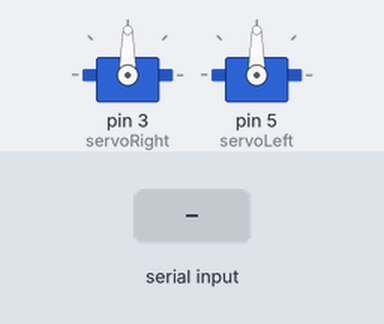
Bench run of a sketch on a simulated Arduino Uno, built with avr-gcc and run on an emulated ATmega328P. On the bench: 2 × servo. The test bench sets the inputs (shaded band).

Above: at 1.2 s.
1.3 s: "1" received over Serial
At 1.8 s:
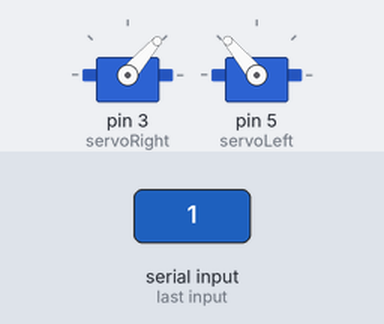
2.8 s: byte 2 (2) received over Serial
At 4.0 s:
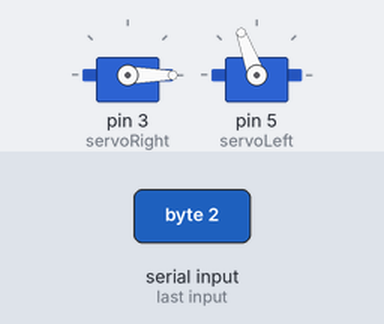
4.3 s: byte 3 (3) received over Serial
At 5.3 s:
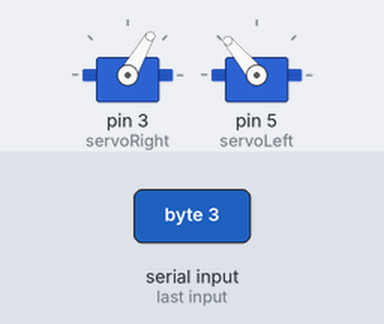
5.8 s: "0" received over Serial
At 6.4 s:
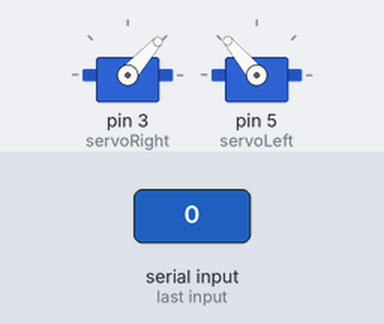
Timing chart, 0 to 8.3 s (numbered marks = the images above; inputs shaded):
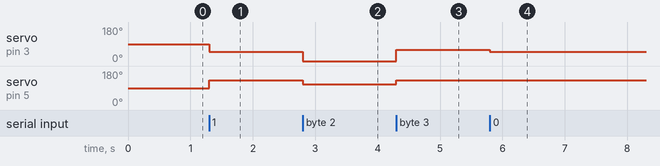

The sketch:

Arduino_Python_Com.ino
```cpp
/*The PWM frequency that the Jaguar motor controllers take is equivalent to servo control
for the Arduino*/
#include <Servo.h>//include the servo library

//initiate the two servos
Servo servoRight;
Servo servoLeft;
int constantSpeed = 130;
int correction = 99;
int counter = 0;

//Zero motion occurs at Servo.write(99)

void setup(){
  Serial.begin(115200);
  servoRight.attach(3);
  servoLeft.attach(5);
}

void loop(){
   while (Serial.available()){
     correction = Serial.read();
     if (correction == 1)//kill the motors
     {
	servoLeft.write(99);
	servoRight.write(99);
     }
     else if (correction == 2)//slow down the motors if a beacon is not visible
     {
        servoLeft.write(constantSpeed - 20);
        servoRight.write(correction - 20);
        counter = counter + 1;
     }
     else if (correction == 3)
     {
	servoLeft.write(130);//tank turn
	servoRight.write(60);
	delay(1000);
	Serial.write(10);//signal to python that the turn is over
     }
     else{

     	servoLeft.write(constantSpeed);//drive the left wheel at a constant speed
     	servoRight.write(correction);//vary the speed of the right wheel to make straight line
        counter = 0;//reset the counter if a beacon has been spotted
     }
    }

}
```

Measured:
- after the input at 1.3 s, servo on pin 3 (servoRight): 90° → 49° at once; servo on pin 5 (servoLeft): 90° → 130° at once
- after the input at 2.8 s, servo on pin 3 (servoRight): 49° → 0° at once; servo on pin 5 (servoLeft): 130° → 110° at once
- after the input at 4.3 s, servo on pin 3 (servoRight): 0° → 60° at once; servo on pin 5 (servoLeft): 110° → 130° at once
- after the input at 5.8 s, servo on pin 3 (servoRight): 60° → 48° at once
